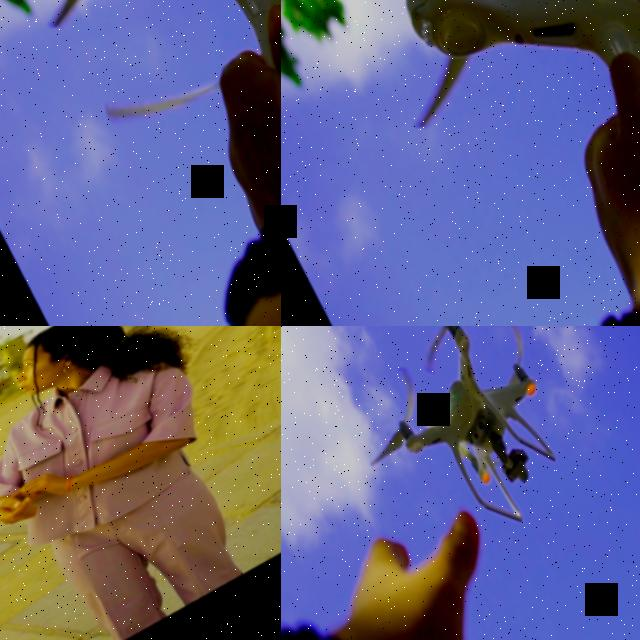
#> input picture Ditection Models/data/images_eval/dronevsbird/drone/DTR (10863).jpg, 640 x 640 px; its folder holds only this picture in this run
$ python manifest_builder.py
#> lines starting #> are read from the running program, lines starting #| are printed output that depends on the picture
# Build a manifest CSV for your RGB-only drone detectability study.
# Auto-fills most columns from folder structure + available labels,
# and creates a smaller subset CSV for manual tags (colour/shape/background).
#
# Expected layout:
# data/
#   images_eval/
#     antiuav_vis/
#       <seqA>/  000001.jpg, 000002.jpg, ...
#       <seqB>/  ...
#     dronevsbird/
#       drone/   *.jpg
#       neg/     *.jpg
#
# Optional Anti-UAV annotations inside each sequence folder:
#   visible_gt.txt | groundtruth.txt | visible.txt | gt.txt  (x,y,w,h[,visible])
#   or JSON like visible.json / gt.json with {"frame/index":..., "bbox":[x,y,w,h], "visible":1}
#
# Outputs:
#   data/meta/manifest.csv
#   data/meta/manifest_to_tag.csv

import os, csv, json
from pathlib import Path
from typing import Dict, Optional, Tuple, List
from PIL import Image
import numpy as np

ROOT = Path(".")
IM_ROOT = ROOT / "data" / "images_eval"
META_ROOT = ROOT / "data" / "meta"
META_ROOT.mkdir(parents=True, exist_ok=True)

# ---------- helpers ----------

def list_images(folder: Path) -> List[Path]:
    exts = {".jpg", ".jpeg", ".png"}
    return sorted([p for p in folder.rglob("*") if p.suffix.lower() in exts])

def brightness_stats(img: Image.Image) -> Tuple[float, float]:
    g = img.convert("L")
    arr = np.array(g, dtype=np.uint8)
    return float(arr.mean()), float(arr.std())

def exposure_issue(img: Image.Image) -> str:
    g = img.convert("L")
    arr = np.array(g, dtype=np.uint8)
    total = arr.size
    if total == 0:
        return "none"
    over = (arr >= 245).sum() / total
    under = (arr <= 10).sum() / total
    if over > 0.45: return "over"
    if under > 0.45: return "under"
    return "none"

def backlit_flag(img: Image.Image) -> str:
    g = img.convert("L")
    arr = np.array(g, dtype=np.float32)
    if arr.size == 0: return "no"
    H = arr.shape[0]
    top = arr[:max(1, H//4), :].mean()
    rest = arr[max(1, H//4):, :].mean()
    return "yes" if (top - rest) >= 40.0 else "no"

def guess_lighting(mean: float, std: float, exp_issue: str) -> str:
    if exp_issue == "over": return "day"
    if exp_issue == "under": return "night-ish"
    if std < 28 and mean > 120: return "hazy"
    if 90 <= mean <= 140: return "cloudy"
    return "day"

def size_bin_from_h(h_px: Optional[float]) -> str:
    if h_px is None: return ""
    try:
        h = float(h_px)
    except Exception:
        return ""
    if h < 16: return "Tiny"
    if h < 32: return "Small"
    if h < 96: return "Medium"
    return "Large"

# ---------- Anti-UAV readers ----------

# [110 lines left out: functions find_antiuav_ann_file, parse_antiuav_txt, parse_antiuav_json, load_antiuav_ann, not called in this run]

# ---------- Drone-vs-Bird YOLO label reader (optional) ----------

def find_yolo_label(img_path: Path) -> Optional[Path]:
    p1 = img_path.with_suffix(".txt")
    if p1.exists(): return p1
    parent = img_path.parent
    labels_dir = parent.parent / "labels" if parent.name.lower() != "labels" else parent
    p2 = labels_dir / (img_path.stem + ".txt")
    if p2.exists(): return p2
    return None

# [22 lines left out: function yolo_h_px_from_label, not called in this run]

# ---------- Build manifest ----------

rows: List[dict] = []

# A) Anti-UAV VIS sequences
antiuav_root = IM_ROOT / "antiuav_vis"
if antiuav_root.exists():
    for seq_dir in sorted([p for p in antiuav_root.iterdir() if p.is_dir()]):
        ann = load_antiuav_ann(seq_dir)
        img_paths = list_images(seq_dir)
        for img_p in img_paths:
            # frame index from filename digits (e.g., 000123.jpg)
            try:
                stem = img_p.stem
                digits = "".join([c for c in stem if c.isdigit()])
                frame_idx = int(digits) if digits else None
            except:
                frame_idx = None

            gt_h = None; vis = None
            if frame_idx and frame_idx in ann:
                x,y,w,h,vis = ann[frame_idx]
                gt_h = float(h)

            size_bin = size_bin_from_h(gt_h)

            # image-level heuristics
            try:
                im = Image.open(img_p).convert("RGB")
                mean, std = brightness_stats(im)
                exp_issue = exposure_issue(im)
                backlit = backlit_flag(im)
                lighting = guess_lighting(mean, std, exp_issue)
            except Exception:
                exp_issue = "none"; backlit = "no"; lighting = ""

            rows.append({
                "path": img_p.as_posix(),
                "source": "antiuav_vis",
                "drone_present": "1" if gt_h is not None and (vis is None or int(vis) != 0) else "",
                "gt_box_h_px": f"{gt_h:.2f}" if gt_h is not None else "",
                "size_bin": size_bin,
                "lighting": lighting,
                "background": "",            # hand-tag later
                "backlit": backlit,
                "exposure_issue": exp_issue,
                "appearance_color": "",      # hand-tag later
                "appearance_shape": "",      # hand-tag later
                "notes": ""
            })

# B) Drone-vs-Bird images
dvb_root = IM_ROOT / "dronevsbird"
if dvb_root.exists():
    for sub, present in [("drone","1"), ("neg","0")]:
        subdir = dvb_root / sub
        if not subdir.exists(): continue
        for img_p in list_images(subdir):
            gt_h = None
            lab = find_yolo_label(img_p)
            if lab:
                gt_h = yolo_h_px_from_label(img_p, lab)
            size_bin = size_bin_from_h(gt_h)
            try:
                im = Image.open(img_p).convert("RGB")
#> im is the input picture: PIL image 640x640 RGB; mean R, G, B 97.8, 96.7, 137.1
                mean, std = brightness_stats(im)
#> in brightness_stats, `g = img.convert("L")`:
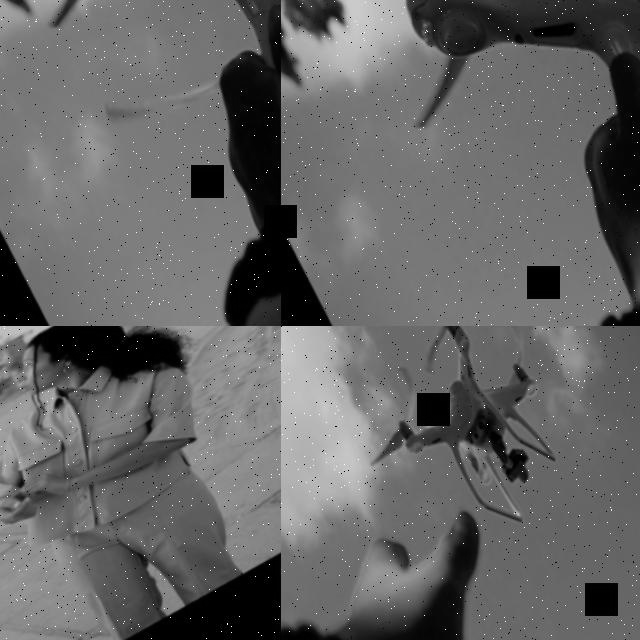
#> g: PIL image 640x640 L; min 0, max 255, mean 101.6
#> mean = 101.6; std = 45.84
                exp_issue = exposure_issue(im)
#> in exposure_issue, `over = (arr >= 245).sum() / total`: over = 0.00136
#> in exposure_issue, `under = (arr <= 10).sum() / total`: under = 0.0905
#> exp_issue = 'none'
                backlit = backlit_flag(im)
#> in backlit_flag, `top = arr[:max(1, H//4), :].mean()`: top = 100.8
#> in backlit_flag, `rest = arr[max(1, H//4):, :].mean()`: rest = 101.9
#> backlit = 'no'
                lighting = guess_lighting(mean, std, exp_issue)
#> lighting = 'cloudy'
            except Exception:
                exp_issue = "none"; backlit = "no"; lighting = ""
            rows.append({
                "path": img_p.as_posix(),
                "source": f"dronevsbird_{sub}",
                "drone_present": present,
                "gt_box_h_px": f"{gt_h:.2f}" if gt_h is not None else "",
                "size_bin": size_bin,
                "lighting": lighting,
                "background": "",            # hand-tag optional
                "backlit": backlit,
                "exposure_issue": exp_issue,
                "appearance_color": "",      # hand-tag optional
                "appearance_shape": "",      # hand-tag optional
                "notes": ""
            })

# Write manifest
manifest_path = META_ROOT / "manifest.csv"
fieldnames = [
    "path","source","drone_present","gt_box_h_px","size_bin",
    "lighting","background","backlit","exposure_issue",
    "appearance_color","appearance_shape","notes"
]
with open(manifest_path, "w", newline="", encoding="utf-8") as f:
    w = csv.DictWriter(f, fieldnames=fieldnames)
    w.writeheader()
    for r in rows: w.writerow(r)
#> this loop made 2 passes

# Build a balanced subset to tag (≈200 rows total)
subset = []
cap_total = 200
caps = {
    ("antiuav_vis",        "Tiny"):   40,
    ("antiuav_vis",        "Small"):  30,
    ("antiuav_vis",        "Medium"): 20,
    ("antiuav_vis",        "Large"):  10,
    ("dronevsbird_drone",  "Tiny"):   20,   # if you add YOLO labels later
    ("dronevsbird_drone",  "Small"):  30,
    ("dronevsbird_drone",  "Medium"): 30,
    ("dronevsbird_drone",  "Large"):  20,
    ("dronevsbird_drone",  "Unknown"):30,   # no labels → size unknown
}
counts = {k: 0 for k in caps}

def key_for(r):
    src = r["source"]
    bin_ = r.get("size_bin", "") or "Unknown"
    return (src, bin_)

# positives only
pos_rows = [r for r in rows if r.get("drone_present") == "1"]
#> pos_rows = 1 item

# pass 1: fill by per-(source, bin) caps
for r in pos_rows:
    k = key_for(r)
    if k in counts and counts[k] < caps[k]:
        subset.append(r)
        counts[k] += 1
    if len(subset) >= cap_total:
        break
#> this loop made 1 pass
#> (src in key_for, bin_ in key_for, k) on pass 1: ('dronevsbird_drone', 'Unknown', ('dronevsbird_drone', 'Unknown'))
#> after the loop, counts = 9 items; subset = 1 item

# pass 2: top up with any remaining positives (to reach cap_total)
if len(subset) < cap_total:
    used = {s["path"] for s in subset}
#> used = 1 item
    for r in pos_rows:
        if r["path"] in used:
            continue
        subset.append(r)
        if len(subset) >= cap_total:
            break
#> this loop made 1 pass


per_bin_limit = {"Tiny": 80, "Small": 60, "Medium": 40, "Large": 20}
per_bin_count = {k: 0 for k in per_bin_limit}
#> per_bin_count = {'Tiny': 0, 'Small': 0, 'Medium': 0, 'Large': 0}

# First pass: positives with known size_bin
for r in rows:
    if r["drone_present"] != "1":
        continue
    bin_ = r["size_bin"]
    if bin_ in per_bin_limit and per_bin_count[bin_] < per_bin_limit[bin_]:
        subset.append(r); per_bin_count[bin_] += 1
#> this loop made 2 passes

# Fallback: if still too small (<150), top up with positives of unknown size
if len(subset) < 150:
    for r in rows:
        if r["drone_present"] == "1" and (r["size_bin"] == "" or r["size_bin"] is None):
            subset.append(r)
            if len(subset) >= 200:
                break
#> after the loop, subset = 2 items

for r in rows:
    if r["drone_present"] != "1": continue
    bin_ = r["size_bin"]
    if bin_ in per_bin_limit and per_bin_count[bin_] < per_bin_limit[bin_]:
        subset.append(r); per_bin_count[bin_] += 1

subset_path = META_ROOT / "manifest_to_tag.csv"
with open(subset_path, "w", newline="", encoding="utf-8") as f:
    w = csv.DictWriter(f, fieldnames=fieldnames)
    w.writeheader()
    for r in subset: w.writerow(r)

print(f"Wrote manifest with {len(rows)} rows -> {manifest_path}")
#| Wrote manifest with 2 rows -> data/meta/manifest.csv
print(f"Wrote subset to tag with {len(subset)} rows -> {subset_path}")
#| Wrote subset to tag with 2 rows -> data/meta/manifest_to_tag.csv
